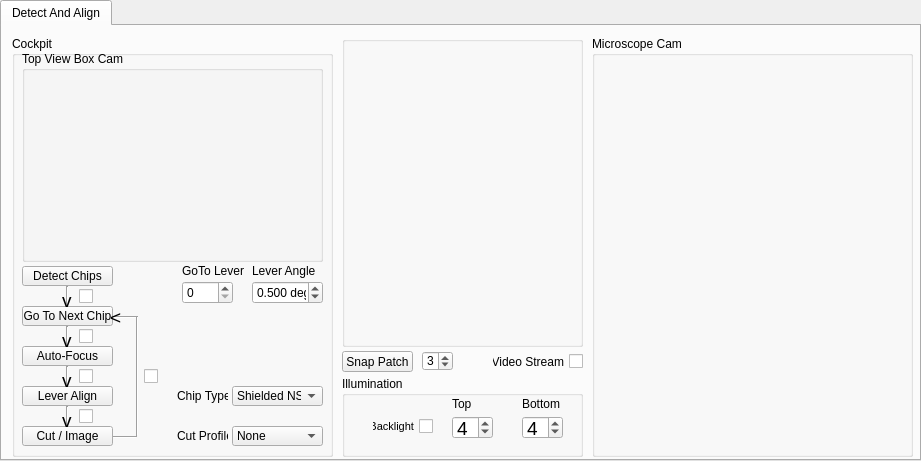
   <widget class="QTabWidget" name="Arduino">
    <property name="enabled">
     <bool>true</bool>
    </property>
    <property name="geometry">
     <rect>
      <x>20</x>
      <y>40</y>
      <width>921</width>
      <height>461</height>
     </rect>
    </property>
    <property name="currentIndex">
     <number>0</number>
    </property>
    <widget class="QWidget" name="tab">
     <attribute name="title">
      <string>Detect And Align</string>
     </attribute>
     <widget class="QGroupBox" name="Firefly_Image_groupBox">
      <property name="geometry">
       <rect>
        <x>590</x>
        <y>10</y>
        <width>321</width>
        <height>421</height>
       </rect>
      </property>
      <property name="title">
       <string>Microscope Cam</string>
      </property>
      <layout class="QVBoxLayout" name="verticalLayout_8">
       <property name="spacing">
        <number>0</number>
       </property>
       <property name="sizeConstraint">
        <enum>QLayout::SetNoConstraint</enum>
       </property>
       <property name="margin">
        <number>0</number>
       </property>
      </layout>
     </widget>
     <widget class="QGroupBox" name="AlignLever_image_groupBox">
      <property name="geometry">
       <rect>
        <x>340</x>
        <y>10</y>
        <width>241</width>
        <height>311</height>
       </rect>
      </property>
      <property name="title">
       <string/>
      </property>
      <layout class="QVBoxLayout" name="verticalLayout_10">
       <property name="spacing">
        <number>0</number>
       </property>
       <property name="sizeConstraint">
        <enum>QLayout::SetNoConstraint</enum>
       </property>
       <property name="margin">
        <number>0</number>
       </property>
      </layout>
     </widget>
     <widget class="QPushButton" name="SnapPatch_pushButton">
      <property name="geometry">
       <rect>
        <x>340</x>
        <y>325</y>
        <width>71</width>
        <height>21</height>
       </rect>
      </property>
      <property name="styleSheet">
       <string notr="true"/>
      </property>
      <property name="text">
       <string>Snap Patch</string>
      </property>
     </widget>
     <widget class="QDoubleSpinBox" name="SnapPatch_NumColRow_doubleSpinBox">
      <property name="geometry">
       <rect>
        <x>420</x>
        <y>325</y>
        <width>31</width>
        <height>20</height>
       </rect>
      </property>
      <property name="suffix">
       <string/>
      </property>
      <property name="decimals">
       <number>0</number>
      </property>
      <property name="minimum">
       <double>0.000000000000000</double>
      </property>
      <property name="maximum">
       <double>50.000000000000000</double>
      </property>
      <property name="singleStep">
       <double>1.000000000000000</double>
      </property>
      <property name="value">
       <double>3.000000000000000</double>
      </property>
     </widget>
     <widget class="QGroupBox" name="groupBox">
      <property name="geometry">
       <rect>
        <x>10</x>
        <y>10</y>
        <width>321</width>
        <height>421</height>
       </rect>
      </property>
      <property name="title">
       <string>Cockpit</string>
      </property>
      <widget class="QLabel" name="label_11">
       <property name="geometry">
        <rect>
         <x>170</x>
         <y>225</y>
         <width>71</width>
         <height>20</height>
        </rect>
       </property>
       <property name="text">
        <string>GoTo Lever</string>
       </property>
      </widget>
      <widget class="QGroupBox" name="LeverDetection_box_image_groupBox">
       <property name="geometry">
        <rect>
         <x>10</x>
         <y>15</y>
         <width>301</width>
         <height>211</height>
        </rect>
       </property>
       <property name="title">
        <string>Top View Box Cam</string>
       </property>
       <layout class="QVBoxLayout" name="verticalLayout_6">
        <property name="spacing">
         <number>0</number>
        </property>
        <property name="sizeConstraint">
         <enum>QLayout::SetNoConstraint</enum>
        </property>
        <property name="margin">
         <number>0</number>
        </property>
       </layout>
      </widget>
      <widget class="QDoubleSpinBox" name="LeverDetection_lever_nb_doubleSpinBox">
       <property name="geometry">
        <rect>
         <x>170</x>
         <y>245</y>
         <width>51</width>
         <height>23</height>
        </rect>
       </property>
       <property name="suffix">
        <string/>
       </property>
       <property name="decimals">
        <number>0</number>
       </property>
       <property name="minimum">
        <double>0.000000000000000</double>
       </property>
       <property name="maximum">
        <double>99.000000000000000</double>
       </property>
      </widget>
      <widget class="QLabel" name="label_135">
       <property name="geometry">
        <rect>
         <x>240</x>
         <y>225</y>
         <width>70</width>
         <height>20</height>
        </rect>
       </property>
       <property name="text">
        <string>Lever Angle</string>
       </property>
      </widget>
      <widget class="QDoubleSpinBox" name="LeverAngle_doubleSpinBox">
       <property name="geometry">
        <rect>
         <x>240</x>
         <y>245</y>
         <width>71</width>
         <height>23</height>
        </rect>
       </property>
       <property name="suffix">
        <string> deg</string>
       </property>
       <property name="decimals">
        <number>3</number>
       </property>
       <property name="minimum">
        <double>-90.000000000000000</double>
       </property>
       <property name="maximum">
        <double>90.000000000000000</double>
       </property>
       <property name="singleStep">
        <double>0.100000000000000</double>
       </property>
       <property name="value">
        <double>0.500000000000000</double>
       </property>
      </widget>
      <widget class="QLabel" name="label_132">
       <property name="geometry">
        <rect>
         <x>165</x>
         <y>390</y>
         <width>51</width>
         <height>20</height>
        </rect>
       </property>
       <property name="text">
        <string>Cut Profile</string>
       </property>
      </widget>
      <widget class="QComboBox" name="LaserCutter_Profile_comboBox">
       <property name="geometry">
        <rect>
         <x>220</x>
         <y>390</y>
         <width>91</width>
         <height>20</height>
        </rect>
       </property>
       <item>
        <property name="text">
         <string>None</string>
        </property>
       </item>
       <item>
        <property name="text">
         <string>Diamond</string>
        </property>
       </item>
       <item>
        <property name="text">
         <string>Spiral</string>
        </property>
       </item>
       <item>
        <property name="text">
         <string>Window</string>
        </property>
       </item>
       <item>
        <property name="text">
         <string>Array of Holes</string>
        </property>
       </item>
       <item>
        <property name="text">
         <string>Open and Close</string>
        </property>
       </item>
      </widget>
      <widget class="QComboBox" name="LeverType_comboBox">
       <property name="geometry">
        <rect>
         <x>220</x>
         <y>350</y>
         <width>91</width>
         <height>20</height>
        </rect>
       </property>
       <item>
        <property name="text">
         <string>Shielded NSC</string>
        </property>
       </item>
       <item>
        <property name="text">
         <string>NSC 19</string>
        </property>
       </item>
       <item>
        <property name="text">
         <string>Scuba E</string>
        </property>
       </item>
       <item>
        <property name="text">
         <string>Scuba EP</string>
        </property>
       </item>
       <item>
        <property name="text">
         <string>Scuba A</string>
        </property>
       </item>
      </widget>
      <widget class="QLabel" name="label_133">
       <property name="geometry">
        <rect>
         <x>165</x>
         <y>350</y>
         <width>51</width>
         <height>20</height>
        </rect>
       </property>
       <property name="text">
        <string>Chip Type</string>
       </property>
      </widget>
      <widget class="Line" name="line">
       <property name="geometry">
        <rect>
         <x>45</x>
         <y>250</y>
         <width>20</width>
         <height>20</height>
        </rect>
       </property>
       <property name="orientation">
        <enum>Qt::Vertical</enum>
       </property>
      </widget>
      <widget class="Line" name="line_2">
       <property name="geometry">
        <rect>
         <x>45</x>
         <y>290</y>
         <width>20</width>
         <height>20</height>
        </rect>
       </property>
       <property name="orientation">
        <enum>Qt::Vertical</enum>
       </property>
      </widget>
      <widget class="Line" name="line_3">
       <property name="geometry">
        <rect>
         <x>45</x>
         <y>330</y>
         <width>20</width>
         <height>20</height>
        </rect>
       </property>
       <property name="orientation">
        <enum>Qt::Vertical</enum>
       </property>
      </widget>
      <widget class="Line" name="line_4">
       <property name="geometry">
        <rect>
         <x>45</x>
         <y>370</y>
         <width>20</width>
         <height>20</height>
        </rect>
       </property>
       <property name="orientation">
        <enum>Qt::Vertical</enum>
       </property>
      </widget>
      <widget class="Line" name="line_5">
       <property name="geometry">
        <rect>
         <x>115</x>
         <y>280</y>
         <width>20</width>
         <height>120</height>
        </rect>
       </property>
       <property name="orientation">
        <enum>Qt::Vertical</enum>
       </property>
      </widget>
      <widget class="Line" name="line_6">
       <property name="geometry">
        <rect>
         <x>100</x>
         <y>273</y>
         <width>25</width>
         <height>16</height>
        </rect>
       </property>
       <property name="orientation">
        <enum>Qt::Horizontal</enum>
       </property>
      </widget>
      <widget class="Line" name="line_7">
       <property name="geometry">
        <rect>
         <x>100</x>
         <y>393</y>
         <width>25</width>
         <height>16</height>
        </rect>
       </property>
       <property name="orientation">
        <enum>Qt::Horizontal</enum>
       </property>
      </widget>
      <widget class="QCheckBox" name="DetectLevers_continue_checkBox">
       <property name="geometry">
        <rect>
         <x>65</x>
         <y>250</y>
         <width>16</width>
         <height>21</height>
        </rect>
       </property>
       <property name="font">
        <font>
         <pointsize>8</pointsize>
        </font>
       </property>
       <property name="layoutDirection">
        <enum>Qt::RightToLeft</enum>
       </property>
       <property name="text">
        <string/>
       </property>
       <property name="iconSize">
        <size>
         <width>30</width>
         <height>30</height>
        </size>
       </property>
       <property name="checked">
        <bool>false</bool>
       </property>
      </widget>
      <widget class="QCheckBox" name="goToNextLever_continue_checkBox">
       <property name="geometry">
        <rect>
         <x>65</x>
         <y>290</y>
         <width>16</width>
         <height>21</height>
        </rect>
       </property>
       <property name="font">
        <font>
         <pointsize>8</pointsize>
        </font>
       </property>
       <property name="layoutDirection">
        <enum>Qt::RightToLeft</enum>
       </property>
       <property name="text">
        <string/>
       </property>
       <property name="iconSize">
        <size>
         <width>30</width>
         <height>30</height>
        </size>
       </property>
       <property name="checked">
        <bool>false</bool>
       </property>
      </widget>
      <widget class="QCheckBox" name="AutoFocus_continue_checkBox">
       <property name="geometry">
        <rect>
         <x>65</x>
         <y>330</y>
         <width>16</width>
         <height>21</height>
        </rect>
       </property>
       <property name="font">
        <font>
         <pointsize>8</pointsize>
        </font>
       </property>
       <property name="layoutDirection">
        <enum>Qt::RightToLeft</enum>
       </property>
       <property name="text">
        <string/>
       </property>
       <property name="iconSize">
        <size>
         <width>30</width>
         <height>30</height>
        </size>
       </property>
       <property name="checked">
        <bool>false</bool>
       </property>
      </widget>
      <widget class="QCheckBox" name="LeverAlign_continue_checkBox">
       <property name="geometry">
        <rect>
         <x>65</x>
         <y>370</y>
         <width>16</width>
         <height>21</height>
        </rect>
       </property>
       <property name="font">
        <font>
         <pointsize>8</pointsize>
        </font>
       </property>
       <property name="layoutDirection">
        <enum>Qt::RightToLeft</enum>
       </property>
       <property name="text">
        <string/>
       </property>
       <property name="iconSize">
        <size>
         <width>30</width>
         <height>30</height>
        </size>
       </property>
       <property name="checked">
        <bool>false</bool>
       </property>
      </widget>
      <widget class="QCheckBox" name="cut_continue_checkBox">
       <property name="geometry">
        <rect>
         <x>130</x>
         <y>330</y>
         <width>16</width>
         <height>21</height>
        </rect>
       </property>
       <property name="font">
        <font>
         <pointsize>8</pointsize>
        </font>
       </property>
       <property name="layoutDirection">
        <enum>Qt::RightToLeft</enum>
       </property>
       <property name="text">
        <string/>
       </property>
       <property name="iconSize">
        <size>
         <width>30</width>
         <height>30</height>
        </size>
       </property>
       <property name="checked">
        <bool>false</bool>
       </property>
      </widget>
      <widget class="QPushButton" name="LeverDetection_DetectLevers_pushButton">
       <property name="geometry">
        <rect>
         <x>10</x>
         <y>230</y>
         <width>91</width>
         <height>20</height>
        </rect>
       </property>
       <property name="styleSheet">
        <string notr="true"/>
       </property>
       <property name="text">
        <string>Detect Chips</string>
       </property>
       <property name="iconSize">
        <size>
         <width>16</width>
         <height>10</height>
        </size>
       </property>
      </widget>
      <widget class="QPushButton" name="AutoFocus_pushButton">
       <property name="geometry">
        <rect>
         <x>10</x>
         <y>310</y>
         <width>91</width>
         <height>20</height>
        </rect>
       </property>
       <property name="text">
        <string>Auto-Focus</string>
       </property>
      </widget>
      <widget class="QPushButton" name="LeverAlign_pushButton">
       <property name="geometry">
        <rect>
         <x>10</x>
         <y>350</y>
         <width>91</width>
         <height>20</height>
        </rect>
       </property>
       <property name="text">
        <string>Lever Align</string>
       </property>
      </widget>
      <widget class="QPushButton" name="LaserCutter_Cut_pushButton">
       <property name="geometry">
        <rect>
         <x>10</x>
         <y>390</y>
         <width>91</width>
         <height>20</height>
        </rect>
       </property>
       <property name="text">
        <string>Cut / Image</string>
       </property>
      </widget>
      <widget class="QPushButton" name="LeverDetection_gotoNextLever_pushButton">
       <property name="geometry">
        <rect>
         <x>10</x>
         <y>270</y>
         <width>91</width>
         <height>20</height>
        </rect>
       </property>
       <property name="text">
        <string>Go To Next Chip</string>
       </property>
      </widget>
      <widget class="QLabel" name="label_134">
       <property name="geometry">
        <rect>
         <x>50</x>
         <y>254</y>
         <width>16</width>
         <height>20</height>
        </rect>
       </property>
       <property name="font">
        <font>
         <pointsize>14</pointsize>
        </font>
       </property>
       <property name="text">
        <string>v</string>
       </property>
      </widget>
      <widget class="QLabel" name="label_136">
       <property name="geometry">
        <rect>
         <x>50</x>
         <y>294</y>
         <width>16</width>
         <height>20</height>
        </rect>
       </property>
       <property name="font">
        <font>
         <pointsize>14</pointsize>
        </font>
       </property>
       <property name="text">
        <string>v</string>
       </property>
      </widget>
      <widget class="QLabel" name="label_137">
       <property name="geometry">
        <rect>
         <x>50</x>
         <y>334</y>
         <width>16</width>
         <height>20</height>
        </rect>
       </property>
       <property name="font">
        <font>
         <pointsize>14</pointsize>
        </font>
       </property>
       <property name="text">
        <string>v</string>
       </property>
      </widget>
      <widget class="QLabel" name="label_138">
       <property name="geometry">
        <rect>
         <x>50</x>
         <y>374</y>
         <width>16</width>
         <height>20</height>
        </rect>
       </property>
       <property name="font">
        <font>
         <pointsize>14</pointsize>
        </font>
       </property>
       <property name="text">
        <string>v</string>
       </property>
      </widget>
      <widget class="QLabel" name="label_139">
       <property name="geometry">
        <rect>
         <x>98</x>
         <y>270</y>
         <width>16</width>
         <height>20</height>
        </rect>
       </property>
       <property name="font">
        <font>
         <pointsize>14</pointsize>
        </font>
       </property>
       <property name="text">
        <string>&lt;</string>
       </property>
      </widget>
     </widget>
     <widget class="QGroupBox" name="groupBox_21">
      <property name="geometry">
       <rect>
        <x>340</x>
        <y>350</y>
        <width>241</width>
        <height>81</height>
       </rect>
      </property>
      <property name="title">
       <string>Illumination</string>
      </property>
      <widget class="QLabel" name="label_20">
       <property name="geometry">
        <rect>
         <x>180</x>
         <y>20</y>
         <width>41</width>
         <height>16</height>
        </rect>
       </property>
       <property name="text">
        <string>Bottom</string>
       </property>
      </widget>
      <widget class="QSpinBox" name="BottomLEDIntensity_SpinBox">
       <property name="geometry">
        <rect>
         <x>180</x>
         <y>40</y>
         <width>41</width>
         <height>23</height>
        </rect>
       </property>
       <property name="font">
        <font>
         <pointsize>14</pointsize>
        </font>
       </property>
       <property name="inputMethodHints">
        <set>Qt::ImhFormattedNumbersOnly</set>
       </property>
       <property name="maximum">
        <number>99</number>
       </property>
       <property name="singleStep">
        <number>10</number>
       </property>
       <property name="value">
        <number>4</number>
       </property>
      </widget>
      <widget class="QLabel" name="label_18">
       <property name="geometry">
        <rect>
         <x>110</x>
         <y>20</y>
         <width>21</width>
         <height>16</height>
        </rect>
       </property>
       <property name="text">
        <string>Top</string>
       </property>
      </widget>
      <widget class="QSpinBox" name="TopLEDIntensity_SpinBox">
       <property name="geometry">
        <rect>
         <x>110</x>
         <y>40</y>
         <width>41</width>
         <height>23</height>
        </rect>
       </property>
       <property name="font">
        <font>
         <pointsize>14</pointsize>
        </font>
       </property>
       <property name="inputMethodHints">
        <set>Qt::ImhFormattedNumbersOnly</set>
       </property>
       <property name="maximum">
        <number>99</number>
       </property>
       <property name="singleStep">
        <number>10</number>
       </property>
       <property name="value">
        <number>4</number>
       </property>
      </widget>
      <widget class="QCheckBox" name="backlight_state_checkBox">
       <property name="geometry">
        <rect>
         <x>30</x>
         <y>40</y>
         <width>61</width>
         <height>21</height>
        </rect>
       </property>
       <property name="font">
        <font>
         <pointsize>8</pointsize>
        </font>
       </property>
       <property name="layoutDirection">
        <enum>Qt::RightToLeft</enum>
       </property>
       <property name="text">
        <string>Backlight</string>
       </property>
       <property name="iconSize">
        <size>
         <width>30</width>
         <height>30</height>
        </size>
       </property>
       <property name="checked">
        <bool>false</bool>
       </property>
      </widget>
     </widget>
     <widget class="QCheckBox" name="Firefly_videoStream_checkBox">
      <property name="enabled">
       <bool>true</bool>
      </property>
      <property name="geometry">
       <rect>
        <x>490</x>
        <y>325</y>
        <width>91</width>
        <height>21</height>
       </rect>
      </property>
      <property name="whatsThis">
       <string>displays lever detection images as popups</string>
      </property>
      <property name="layoutDirection">
       <enum>Qt::RightToLeft</enum>
      </property>
      <property name="text">
       <string notr="true">Video Stream</string>
      </property>
      <property name="checked">
       <bool>false</bool>
      </property>
     </widget>
    </widget>
   </widget>
